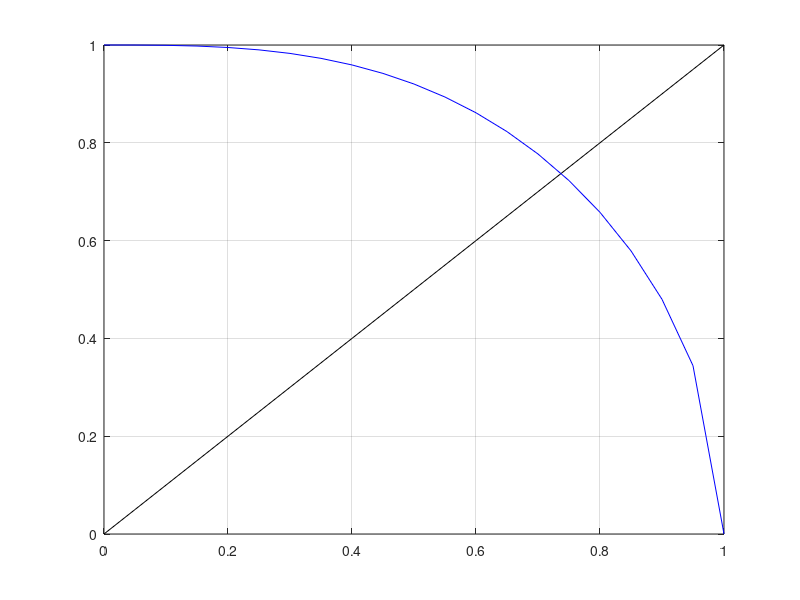

Write MATLAB code to recreate this figure.
n=20; %number of divisions

x=linspace(0,1,n+1);
ang=acos(x.^3)/acos(0);

for i=1:length(ang)-1
   v(i)=ang(i)-ang(i+1);
end

if sum(v)~=1
   warning("v does not sum to 1") 
end

figure;
plot(x,x,'k')
hold on
plot(x,ang,'b')
grid on